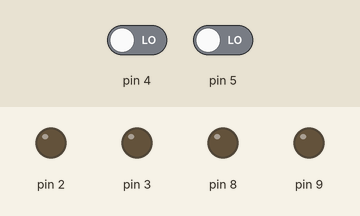
The sketch below on a simulated Arduino Uno, built with avr-gcc and run on an emulated ATmega328P. Shown: output pins drawn as LEDs (lit = HIGH). The inputs (shaded band) are chosen by the test bench; at power-on: pin 4 LOW, pin 5 LOW. Pins used as bus, display or sensor lines are not drawn.

Above: at 1.2 s.
1.3 s: pin 4 driven HIGH
At 2.0 s:
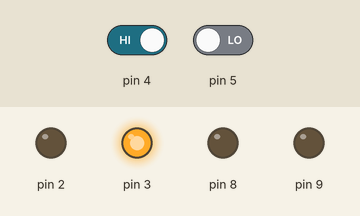
2.8 s: pin 5 driven HIGH
At 3.1 s:
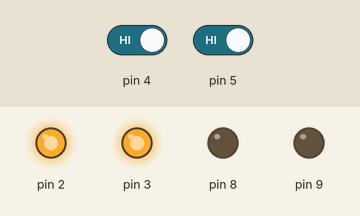
At 3.5 s:
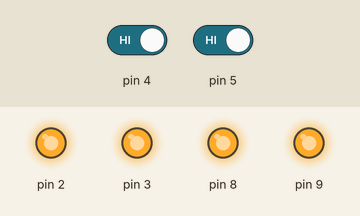
Timing chart, 0 to 5.8 s (numbered marks = the images above; inputs shaded):
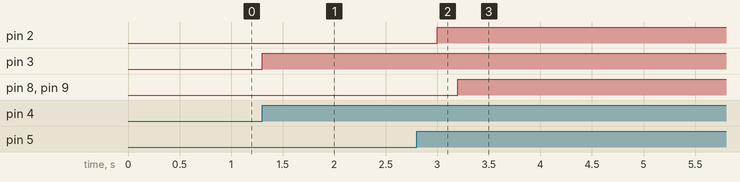

The sketch:

Arduino_MultiComponent.ino
```cpp
// C++ code
//
void setup()
{
  pinMode(1, OUTPUT);
  pinMode(2, OUTPUT);
  pinMode(3, OUTPUT);
  pinMode(4, INPUT);
  pinMode(5, INPUT);
  pinMode(8,OUTPUT);
  pinMode(9,OUTPUT);
  Serial.begin(9600);
}

void loop()
{
  int x =digitalRead(4);
  int y =digitalRead(5);
  int z =digitalRead(8);
  if(x==HIGH&&y==HIGH)
  {
  digitalWrite(3,HIGH);//LED
  delay(200);
  digitalWrite(2,HIGH);//LED
  delay(200);
  digitalWrite(8,255);//MOTOR
  digitalWrite(9,HIGH);//PIEZO
  }
  else if(x==HIGH ||y==HIGH)
  {
  digitalWrite(3,HIGH);//LED
  }
  else
  {
  digitalWrite(1,HIGH);//LED
  }
}
```

Measured:
- after the input at 1.3 s, pin 3: LOW → HIGH at once
- after the input at 2.8 s, pin 2: LOW → HIGH after 0.20 s; pin 8, pin 9: LOW → HIGH after 0.40 s
